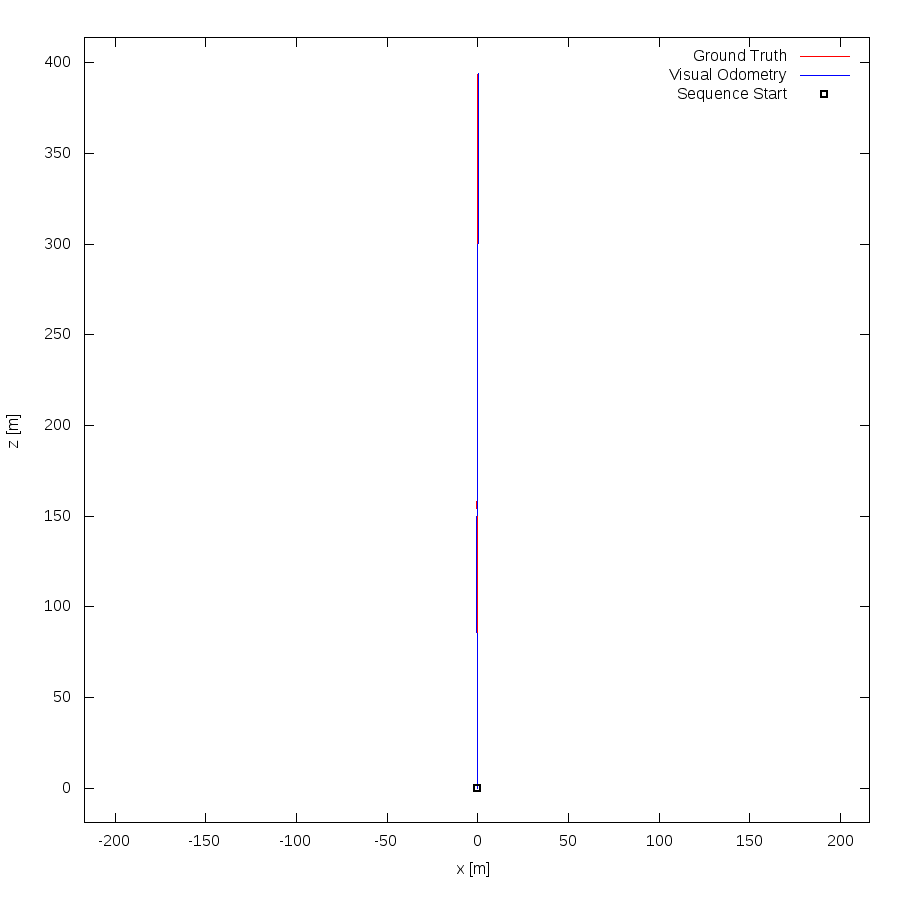

Reproduce this figure in gnuplot.
set term png size 900,900
set output "04.png"
set size ratio -1
set xrange [-217:216]
set yrange [-19:414]
set xlabel "x [m]"
set ylabel "z [m]"
plot "04.txt" using 1:2 lc rgb "#FF0000" title 'Ground Truth' w lines,"04.txt" using 3:4 lc rgb "#0000FF" title 'Visual Odometry' w lines,"< head -1 04.txt" using 1:2 lc rgb "#000000" pt 4 ps 1 lw 2 title 'Sequence Start' w points
